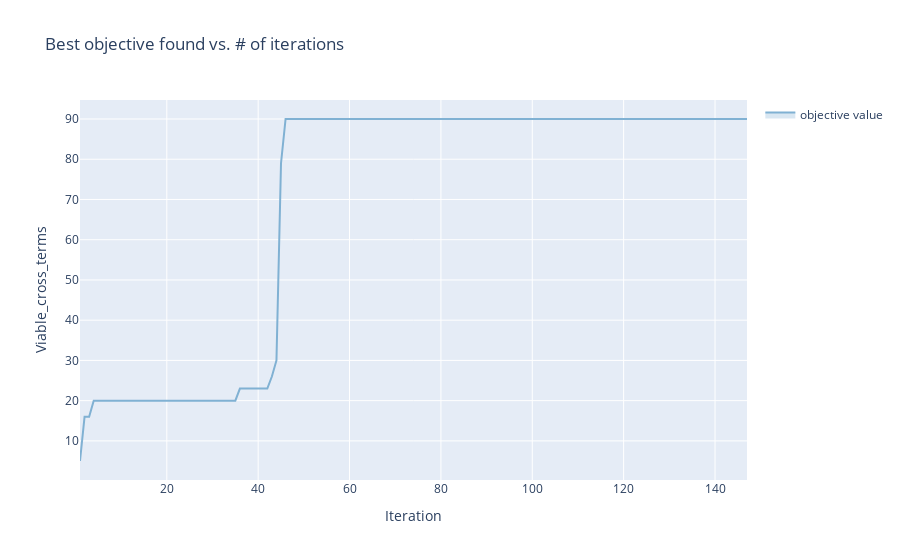

Notebook code cell kept with this figure:
### Code cell
render(Tag_client.get_optimization_trace())

### Figure 1 — Plotly figure (JSON) as saved in the notebook; plotly's stock layout.template omitted (floating-point values rounded to 4 significant figures; data arrays with more than 128 entries replaced by an {"elided": "..."} marker saying what was removed)
{"data": [{"hoverinfo": "none", "legendgroup": "", "line": {"width": 0}, "mode": "lines", "showlegend": false, "type": "scatter", "x": {"elided": "147 int values"}, "y": {"elided": "147 float values"}}, {"fill": "tonexty", "fillcolor": "rgba(128,177,211,0.3)", "legendgroup": "objective value", "line": {"color": "rgba(128,177,211,1)"}, "mode": "lines", "name": "objective value", "text": {"elided": "147 str values"}, "type": "scatter", "x": {"elided": "147 int values"}, "y": {"elided": "147 float values"}}, {"fill": "tonexty", "fillcolor": "rgba(128,177,211,0.3)", "hoverinfo": "none", "legendgroup": "", "line": {"width": 0}, "mode": "lines", "showlegend": false, "type": "scatter", "x": {"elided": "147 int values"}, "y": {"elided": "147 float values"}}], "layout": {"showlegend": true, "title": {"text": "Best objective found vs. # of iterations"}, "xaxis": {"title": {"text": "Iteration"}}, "yaxis": {"title": {"text": "Viable_cross_terms"}}}}
